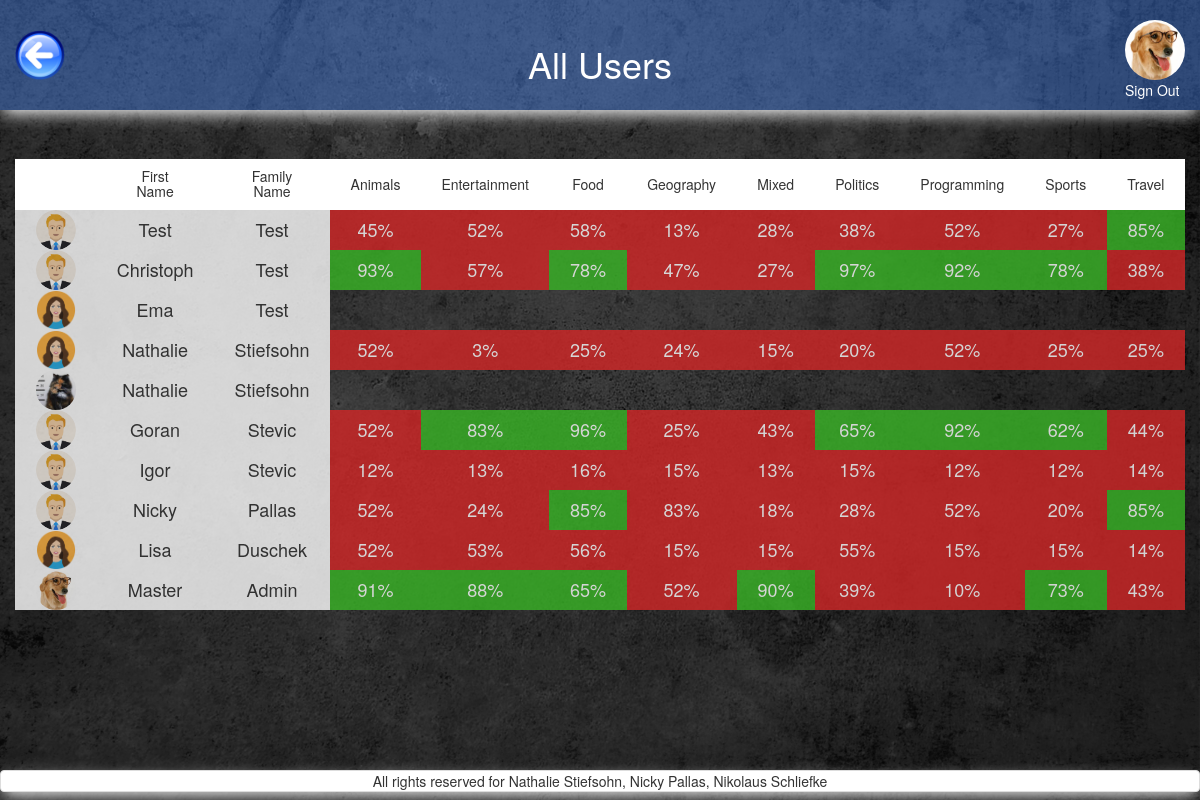
Page /admin_all_users.php (signed in) on the committed database.
### tables this page shows
CREATE TABLE `users` (
  `id` int(11) NOT NULL,
  `FK_avatars` int(11) NOT NULL,
  `nickname` varchar(255) NOT NULL,
  `email` varchar(255) NOT NULL,
  `password` varchar(255) NOT NULL,
  `first_name` varchar(255) NOT NULL,
  `family_name` varchar(255) NOT NULL,
  `date_of_birth` date NOT NULL DEFAULT '1993-07-30'
);

CREATE TABLE `avatars` (
  `id` int(11) NOT NULL,
  `location` varchar(255) NOT NULL
);

CREATE TABLE `categories` (
  `id` int(11) NOT NULL,
  `category` varchar(13) NOT NULL,
  `image` varchar(255) NOT NULL DEFAULT 'default.png',
  `amount_questions` int(11) NOT NULL DEFAULT '8',
  `tries` int(11) NOT NULL DEFAULT '5',
  `passed_at` decimal(3,2) NOT NULL DEFAULT '0.60'
);

### includes/start_session_admin.php (called while the page is built, shortened)
<?php
	require_once 'dbconnect.php';
$res=mysqli_query($con, "SELECT first_name, family_name, date_of_birth, nickname, users.id AS user_id, avatars.location AS avatar, avatars.id AS avatar_id, email FROM users
 	JOIN avatars ON users.FK_avatars=avatars.id
 	WHERE users.id=".$_SESSION['user']);
	 $userRow=mysqli_fetch_array($res);
	 $user_id = $userRow['user_id'];
	 $user_avatar = $userRow['avatar'];
?>

### query/my_quizzes_categories.php (called while the page is built)
<?php
$query_categories = "
    SELECT
        category,
        categories.id AS category_id,
        count(quizzes.id) AS games_played,
        avg(scores) AS average_score,
        max(start_timestamp) AS latest_timestamp
    FROM `quizzes`
    LEFT JOIN categories ON categories.id=quizzes.FK_categories
    where FK_users = ".$user_id."
    GROUP by category
    ORDER BY
        category ASC;
";
$res_categories = mysqli_query($con, $query_categories);
?>

### query/all_users_query.php (called while the page is built)
<?php
$query_all_users = "
    SELECT
        users.id, first_name, family_name, email, location as avatar
    FROM `users`
    join avatars on users.fk_avatars=avatars.id
    ORDER BY
        family_name DESC;
";
$res_all_users = mysqli_query($con, $query_all_users);
?>

### query/categories_query.php (called while the page is built)
<?php
$query_all_categories = "
    SELECT
        *
    FROM `categories`
    order by category ASC
";
$res_all_categories = mysqli_query($con, $query_all_categories);
?>

### query/score_per_cat_per_user.php (called while the page is built, shortened)
<?php
$query_scores_per_cat_per_user = "
            SELECT category, t1.scores AS scores
            FROM quizzes AS t1
            LEFT JOIN categories ON categories.id=t1.FK_categories
            JOIN users ON users.id = t1.FK_users
            LEFT JOIN quizzes AS t2
              ON t1.FK_users = t2.FK_users
                    AND t1.start_timestamp < t2.start_timestamp
            WHERE t2.FK_users IS NULL
            and t1.fk_categories = ".$category_id." and t1.FK_users=".$all_users_id
;
$res_scores_per_cat_per_user = mysqli_query($con, $query_scores_per_cat_per_user);
?>

### admin_all_users.php (the view, shortened to what this page needs)
<?php
require_once('includes/start_session_admin.php');
?>
<!DOCTYPE html>
<html>
<head>
	<?php
require_once('includes/head_tag.php');
	?>
</head>
<body>
<div id="wrap">
  <div id="main" class="container-fluid clear-top">
	<header class="row shadow" id="header">
			<div class="col-xs-3">
				<a href="home_admin.php">
					<img alt="back_button" src="pictures/back_button.png" id="back_button"/>
				</a>
			</div>
			<div class="col-xs-6 white text-center margin-top">
                <h1 class="heading_font">All Users</h1>
            </div>
        <?php
        echo'
            <div class="col-xs-3">
                <a href="logout.php?logout" class="pull-right">
                    <img class="img-circle show_avatar border" src="'.$user_avatar.'" alt="avatar" id="avatar_img"><br>
                    Sign Out
                </a>
            </div>';
        ?>
	</header>
	<div class="row">
		<main class="col-xs-12">
			<section class="row">
				<div class="col-xs-12 text-center margin-top">
				</div>
				<div class="col-xs-12 margin-top">
				<div class="table-responsive">
                        <table class="table-hover text-center" id="all_users_table">
                            <thead>
                                <tr id="white_background">
                                	<th class="text-center"></th>
                                	<th class="text-center"><h5>First<br>Name</h5></th>
                                	<th class="text-center"><h5>Family<br>Name</h5></th>
                                    <?php
										require('query/my_quizzes_categories.php');
						                while ($row_categories  = mysqli_fetch_array($res_categories)){
						                    $category = $row_categories['category'];
						                    echo '
									<th class="text-center"><h5>'.$category.'</h5></th>
						                    ';
						                }
					                ?>
                                </tr>
                            </thead>
                            <tbody>
                                 <?php
                        include_once('query/all_users_query.php');
                        while ($row_all_users  = mysqli_fetch_array($res_all_users)){
                        	$all_users_id = $row_all_users['id'];
 							$first_name = $row_all_users['first_name'];
 							$family_name = $row_all_users['family_name'];
 							$avatar = $row_all_users['avatar'];
                            echo '
                                <tr>
                                	<td><img src="'.$avatar.'" class="img-circle all_users_img" alt="'.$first_name.' '.$family_name.'"></td>
                                    <td><h4>'.$first_name.'</h4></td>
                                    <td><h4>'.$family_name.'</h4></td>
                                    ';
                            require('query/categories_query.php');
			                while ($row_all_categories  = mysqli_fetch_array($res_all_categories)){
			                    $category_id=$row_all_categories['id'];
			                    $passed_at = $row_all_categories['passed_at'];
			                   require('query/score_per_cat_per_user.php');
				                while ($row_scores_per_cat_per_user  = mysqli_fetch_array($res_scores_per_cat_per_user)){
				                    $score = $row_scores_per_cat_per_user['scores'];
				       				if ($score>=$passed_at){
				       					$passed="green_background";
				       				} else {
				       					$passed="red_background";
				       				}
					       				echo'
										<td class="'.$passed.'"><h4>'.($score*100).'%</h4></td>
					       				';
				                }
						    }
                            echo '
                                </tr>
                                ';
                        }
                        ?>
                            </tbody>
                        </table>
                    </div>
			</section>
		</main>
	</div>
  </div>
</div>
	<?php
require_once('includes/footer.php');
	?>
</body>
</html>

### css/style.css (style rules this page uses)
header h1 { position: relative; }
#avatar_img { margin-top:20px; height: 60px; }
#back_button { margin-top:30px; height: 50px; }
#header { background-color: rgba(77,141,255,0.4); height: 110px; }
#header a:link { color: white; }
body { content: ""; background: url("../pictures/grey_background.jpg"); background-size: 100% 100%; background-repeat: repeat; top: 0; left: 0; bottom: 0; right: 0; position: absolute; z-index: -1; }
.shadow { -webkit-box-shadow: 0px 6px 16px -3px rgba(255,255,255,1); -moz-box-shadow: 0px 6px 16px -3px rgba(255,255,255,1); box-shadow: 0px 6px 16px -3px rgba(255,255,255,1); }
.margin-top { margin-top: 2%; }
table { width: 100%; }
tbody { background-color: white; opacity: 0.8; }
.red_background { background-color: #d32727; color:white; }
.green_background { background-color: #39b526; color:white; }
.white { color: white; }
#all_users_table td { width: 1%; }
.all_users_img { width: 40px; }

### includes/head_tag.php (style rules this page uses)
html, body { height: 100%; }
#white_background { background-color: white; opacity: 1 !important; }
#wrap { min-height: 100%; }
#main { overflow:auto; padding-bottom:50px; }

### rows in the picture
users: FK_avatars.location (picture), first_name "Master", family_name "Admin"
categories: category "Animals", score "45", score "93", score "52", score "12", score "91"
categories: category "Entertainment", score "52", score "57", score "3", score "83", score "13", score "24", score "53", score "88"
categories: category "Food", score "58", score "78", score "25", score "96", score "16", score "85", score "56", score "65"
categories: category "Geography", score "13", score "47", score "24", score "25", score "15", score "83", score "52"
categories: category "Mixed", score "28", score "27", score "15", score "43", score "13", score "18", score "90"
categories: category "Politics", score "38", score "97", score "20", score "65", score "15", score "28", score "55", score "39"
categories: category "Programming", score "52", score "92", score "12", score "15", score "10"
categories: category "Sports", score "27", score "78", score "25", score "62", score "12", score "20", score "15", score "73"
categories: category "Travel", score "85", score "38", score "25", score "44", score "14", score "43"
users: FK_avatars.location (picture), first_name "Test", family_name "Test"
users: FK_avatars.location (picture), first_name "Christoph", family_name "Test"
users: FK_avatars.location (picture), first_name "Ema", family_name "Test"
users: FK_avatars.location (picture), first_name "Nathalie", family_name "Stiefsohn"
users: FK_avatars.location (picture), first_name "Nathalie", family_name "Stiefsohn"
users: FK_avatars.location (picture), first_name "Goran", family_name "Stevic"
users: FK_avatars.location (picture), first_name "Igor", family_name "Stevic"
users: FK_avatars.location (picture), first_name "Nicky", family_name "Pallas"
users: FK_avatars.location (picture), first_name "Lisa", family_name "Duschek"
